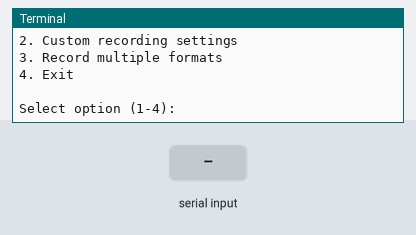
Bench run of a program on a simulated Raspberry Pi (BCM pin numbers). Shown: the last lines printed to the terminal. The inputs (shaded band) are chosen by the test bench. The clock reads 2024-03-15 10:24:30 at power-on unless the program sets it; the camera gives no picture and a still takes 0.5 s; threads take turns every 2 ms.

Above: at 1.2 s.
1.3 s: "y" typed at the terminal, then Enter
2.8 s: "1" typed at the terminal, then Enter
At 3.6 s:
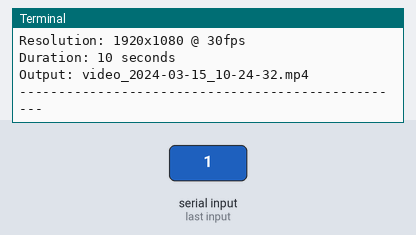
13.3 s: "2" typed at the terminal, then Enter
At 15.7 s:
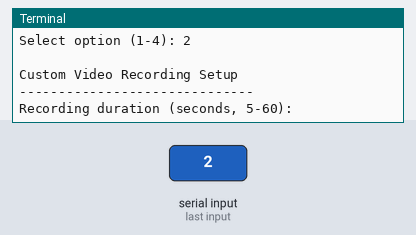
16.3 s: "3" typed at the terminal, then Enter
At 17.4 s:
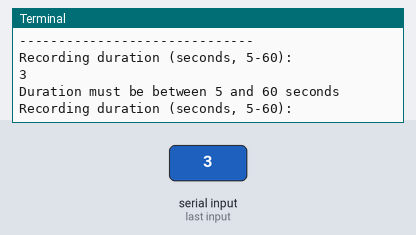
17.8 s: "5" typed at the terminal, then Enter
At 18.5 s:
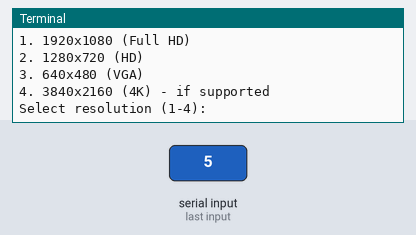
19.3 s: "4" typed at the terminal, then Enter
At 19.7 s:
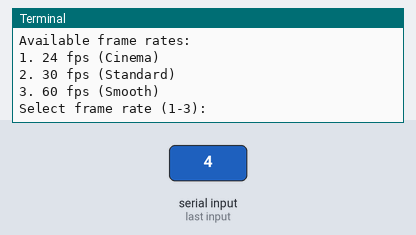
Timing chart, 0 to 21.8 s (numbered marks = the images above; inputs shaded):
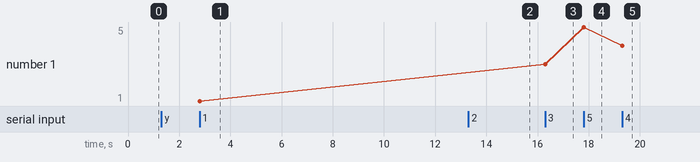

Measured:
- after the input at 2.8 s, the terminal: prints a new line at once (image 1)
- after the input at 13.3 s, the terminal: prints a new line after 1.5 s (image 2)
- after the input at 16.3 s, the terminal: prints a new line at once (image 3)
- after the input at 17.8 s, the terminal: prints a new line at once (image 4)
- after the input at 19.3 s, the terminal: prints a new line at once (image 5)

The program:

videoRecorder.py
```python
from picamera2 import Picamera2
from picamera2.encoders import H264Encoder
from picamera2.outputs import FileOutput
from datetime import datetime
import time
import threading
import os
import sys

class VideoRecorder:
    def __init__(self):
        self.camera = Picamera2()
        self.encoder = H264Encoder(bitrate=10000000)  # 10Mbps bitrate
        self.is_recording = False
        self.recording_thread = None

        # Create videos directory if it doesn't exist
        os.makedirs('videos', exist_ok=True)

    def _progress_bar(self, current, total, width=20):
        """Create a progress bar string"""
        filled = int(width * current / total)
        bar = '█' * filled + '─' * (width - filled)
        return f"[{bar}] {current}/{total}s"

    def _recording_progress(self, duration, filename):
        """Display recording progress in real-time"""
        start_time = time.time()

        while self.is_recording and (time.time() - start_time) < duration:
            elapsed = int(time.time() - start_time)
            remaining = duration - elapsed

            # Clear line and show progress
            sys.stdout.write('\r' + ' ' * 60)  # Clear line
            sys.stdout.write(f'\rRecording: {self._progress_bar(elapsed, duration)} ({remaining}s remaining)')
            sys.stdout.flush()

            time.sleep(1)

        if self.is_recording:
            sys.stdout.write('\r' + ' ' * 60)  # Clear line
            sys.stdout.write(f'\rRecording: {self._progress_bar(duration, duration)} Complete!')
            sys.stdout.flush()
            print()  # New line

    def record_video(self, duration=10, resolution=(1920, 1080), fps=30):
        """
        Record a video for specified duration

        Args:
            duration: recording duration in seconds
            resolution: tuple (width, height)
            fps: frames per second
        """
        try:
            # Generate filename with timestamp
            timestamp = datetime.now().strftime("%Y-%m-%d_%H-%M-%S")
            filename = f"video_{timestamp}.mp4"
            filepath = os.path.join('videos', filename)

            # Configure camera for video recording
            video_config = self.camera.create_video_configuration(
                main={"size": resolution},
                controls={"FrameRate": fps}
            )
            self.camera.configure(video_config)

            print(f"Starting video recording...")
            print(f"Resolution: {resolution[0]}x{resolution[1]} @ {fps}fps")
            print(f"Duration: {duration} seconds")
            print(f"Output: {filename}")
            print("-" * 50)

            # Start camera and recording
            self.camera.start()
            time.sleep(2)  # Allow camera to settle

            output = FileOutput(filepath)
            self.camera.start_recording(self.encoder, output)
            self.is_recording = True

            # Start progress display in separate thread
            progress_thread = threading.Thread(
                target=self._recording_progress,
                args=(duration, filename)
            )
            progress_thread.start()

            # Record for specified duration
            time.sleep(duration)

            # Stop recording
            self.is_recording = False
            self.camera.stop_recording()
            self.camera.stop()

            # Wait for progress thread to finish
            progress_thread.join()

            print(f"\n✓ Video saved: {filename}")
            print(f"  Duration: {duration} seconds")
            print(f"  Resolution: {resolution[0]}x{resolution[1]}")
            print(f"  Frame rate: {fps} fps")

            return filepath

        except Exception as e:
            print(f"\nError recording video: {e}")
            self.is_recording = False
            if self.camera.started:
                self.camera.stop()
            return None

    def record_multiple_formats(self):
        """Record videos in different formats for testing"""
        formats = [
            {'resolution': (1920, 1080), 'fps': 30, 'name': 'Full HD 30fps'},
            {'resolution': (1280, 720), 'fps': 30, 'name': 'HD 30fps'},
            {'resolution': (640, 480), 'fps': 30, 'name': 'VGA 30fps'},
            {'resolution': (1920, 1080), 'fps': 60, 'name': 'Full HD 60fps'},
        ]

        print("Recording multiple video formats...")
        print("=" * 50)

        for i, fmt in enumerate(formats, 1):
            print(f"\n[{i}/{len(formats)}] Recording {fmt['name']}...")
            self.record_video(
                duration=10,
                resolution=fmt['resolution'],
                fps=fmt['fps']
            )

            if i < len(formats):
                print("\nPausing 3 seconds before next recording...")
                time.sleep(3)

        print(f"\n🎉 All {len(formats)} videos recorded successfully!")

    def custom_recording(self):
        """Interactive custom recording setup"""
        print("\nCustom Video Recording Setup")
        print("-" * 30)

        # Get duration
        while True:
            try:
                duration = int(input("Recording duration (seconds, 5-60): "))
                if 5 <= duration <= 60:
                    break
                else:
                    print("Duration must be between 5 and 60 seconds")
            except ValueError:
                print("Please enter a valid number")

        # Get resolution
        print("\nAvailable resolutions:")
        print("1. 1920x1080 (Full HD)")
        print("2. 1280x720 (HD)")
        print("3. 640x480 (VGA)")
        print("4. 3840x2160 (4K) - if supported")

        res_choice = input("Select resolution (1-4): ").strip()
        res_map = {
            '1': (1920, 1080),
            '2': (1280, 720),
            '3': (640, 480),
            '4': (3840, 2160)
        }

        if res_choice not in res_map:
            print("Invalid choice, using Full HD")
            resolution = (1920, 1080)
        else:
            resolution = res_map[res_choice]

        # Get frame rate
        print("\nAvailable frame rates:")
        print("1. 24 fps (Cinema)")
        print("2. 30 fps (Standard)")
        print("3. 60 fps (Smooth)")

        fps_choice = input("Select frame rate (1-3): ").strip()
        fps_map = {'1': 24, '2': 30, '3': 60}

        if fps_choice not in fps_map:
            print("Invalid choice, using 30 fps")
            fps = 30
        else:
            fps = fps_map[fps_choice]

        # Confirm settings
        print(f"\nRecording Settings:")
        print(f"  Duration: {duration} seconds")
        print(f"  Resolution: {resolution[0]}x{resolution[1]}")
        print(f"  Frame rate: {fps} fps")

        confirm = input("\nProceed with recording? (y/n): ").strip().lower()
        if confirm == 'y':
            self.record_video(duration, resolution, fps)
        else:
            print("Recording cancelled")

def main():
    """Main execution function"""
    recorder = VideoRecorder()

    print("PiCamera2 Video Recording System")
    print("=" * 40)

    while True:
        print("\nOptions:")
        print("1. Quick 10-second recording (Full HD)")
        print("2. Custom recording settings")
        print("3. Record multiple formats")
        print("4. Exit")

        choice = input("\nSelect option (1-4): ").strip()

        if choice == '1':
            print("\nStarting quick 10-second Full HD recording...")
            recorder.record_video(duration=10, resolution=(1920, 1080), fps=30)

        elif choice == '2':
            recorder.custom_recording()

        elif choice == '3':
            recorder.record_multiple_formats()

        elif choice == '4':
            print("Goodbye!")
            break

        else:
            print("Invalid choice, please try again")

if __name__ == "__main__":
    main()
```
